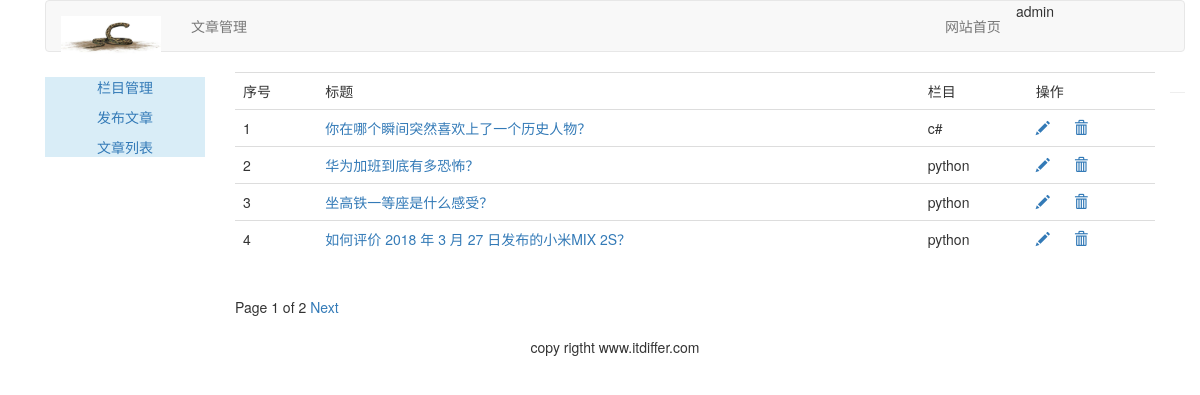
Screenshot of /article/article_list/ (signed in) with the database file from the repository.
### article/models.py (models this page shows, shortened)
class ArticlePost(models.Model):
    author = models.ForeignKey(User, related_name="article", on_delete=models.CASCADE)
    title = models.CharField(max_length=200)
    slug = models.SlugField(max_length=500)
    column = models.ForeignKey(ArticleColumn, related_name='article_column', on_delete=models.CASCADE)
    body = models.TextField()
    created = models.DateTimeField(default=timezone.now())
    updated = models.DateTimeField(auto_now=True)
    user_like = models.ManyToManyField(User, related_name='article_like', blank=True)
    class Meta:
        ordering = ('title',)
        index_together = (('id', 'slug'),)  # 对这两个字段建立索引
    def get_absolute_url(self):
        return reverse('article:article_detail', args=[self.id, self.slug])

class ArticleColumn(models.Model):
    user = models.ForeignKey(User, related_name='article_column', on_delete=models.CASCADE)
    column = models.CharField(max_length=200)
    created = models.DateField(auto_created=True)
    def __str__(self):
        return self.column

### article/views.py (the view)
@login_required(login_url='/account/login/')
@csrf_exempt
def article_list(request):
    articles_list = ArticlePost.objects.filter(author=request.user)
    paginator = Paginator(articles_list, 4)
    page = request.GET.get('page')
    try:
        current_page = paginator.page(page)
        articles = current_page.object_list
    except PageNotAnInteger:
        current_page = Paginator.page(self=paginator, number=1)
        articles = current_page.object_list
    except EmptyPage:
        current_page = paginator.page(paginator.num_pages)
        articles = current_page.object_list
    return render(request, "article/column/article_list.html", {"articles": articles, "page": current_page})

### templates/article/column/article_list.html (shortened to what this page needs)
{% extends 'article/base.html' %}
{% load staticfiles %}
{% block content %}
    <div>
        <table class="table table-hover">
            <tr>
                <td>序号</td>
                <td>标题</td>
                <td>栏目</td>
                <td>操作</td>
            </tr>
            {% for article in articles %}
                <tr id="{{ article.id }}">
                    <td>{{ forloop.counter }}</td>
                    <td><a href="{{ article.get_absolute_url }}">{{ article.title }}</a></td>
                    <td>{{ article.column }}</td>
                    <td>
                        <a name="editor" href="{% url 'article:redit_article' article.id %}">
                            <span class="glyphicon glyphicon-pencil"></span>
                        </a>
                        <a name="delete" href="javascript:void(0)" onclick="del_article(this,{{ article.id }})">
                            <span class="glyphicon glyphicon-trash" style="margin-left: 20px"></span>
                        </a>
                    </td>
                </tr>
            {% endfor %}
        </table>
        {% include 'article/paginator.html' %}
    </div>
{% endblock %}

### templates/article/header.html
{% load staticfiles %}
<div class="container">
    <nav class="navbar navbar-default" role="navigation">
        <div class="navbar-header">
            <a class="navbar-brand"><img src="{% static 'images/snake.jpg' %}" width="100px"></a>
        </div>
        <div>
            <ul class="nav navbar-nav" role="tablist">
                <li><a href="{% url 'article:article_column' %}">文章管理</a></li>
            </ul>
            <ul class="nav navbar-nav navbar-right" style="margin-right: 100px">
                <li><a href="{% url 'blog:blog_title' %}">网站首页</a></li>
                <li><span>{{ user.username }}</span></li>
                <li><a href="{% url 'account:user_logout' %}"></a></li>
            </ul>
        </div>
    </nav>
</div>

### rows the page displays
ArticlePost: title "你在哪个瞬间突然喜欢上了一个历史人物？", column "c#"
ArticlePost: title "华为加班到底有多恐怖？", column "python"
ArticlePost: title "坐高铁一等座是什么感受？", column "python"
ArticlePost: title "如何评价 2018 年 3 月 27 日发布的小米MIX 2S？", column "python"

### other values shown
{{ user.username }} "admin"
{{ page.number }} "1"
{{ page.paginator.num_pages }} "2"
